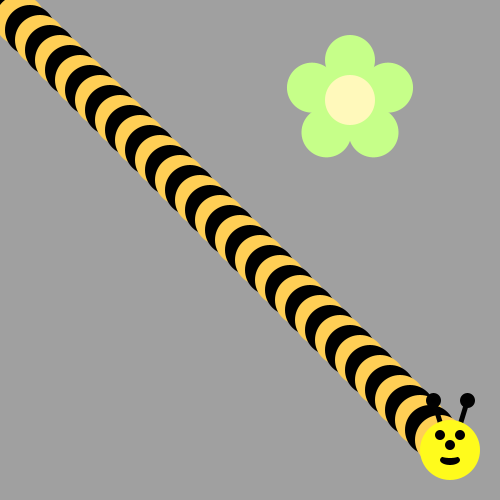
Frame 1 (no input)
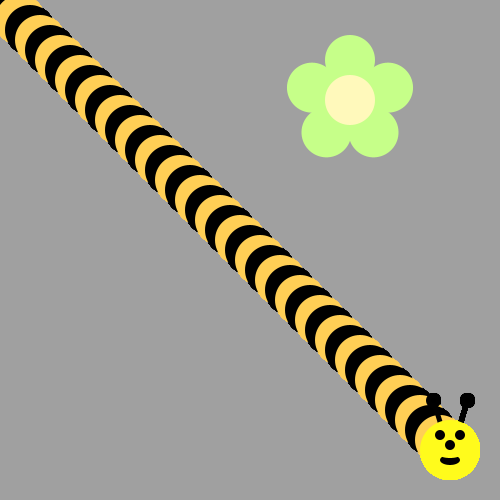
Frame 60 (the mouse pressed at the canvas centre just before this capture)
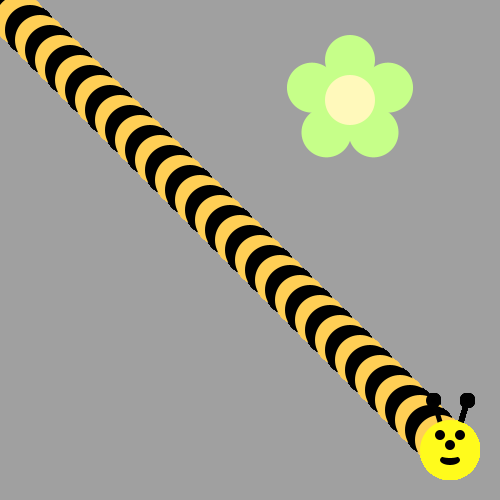
Frame 120 (the mouse held since frame 60 and released just before this capture)

The Processing sketch that drew these frames (run headless with seeded random() and noise(); from frame 60 on, the mouse is pressed at the canvas centre):

// Processing sketch: bumble_bee
// ── bumble_bee.pde

void setup() {
     ellipseMode(CENTER);
     size(500, 500);
     background(160, 160, 160);
     drawFlower(350, 100);
}

void draw() {
  
// First run the program and you should see a flower.  
 for(int i = 1; i < 46; i++){
 if (i % 2 ==0){
fill(#FFCF55);
 }else{
 fill(#000000);
 }
 ellipse(i*10,i*10,50,50);
 
 
 } 
  drawBeeFace(450,450);
/* Then, use a loop to make a body for the Bee! 
(see the image on the recipe, it's a diagonal line of circles)
Use remainder to make the colors alternate between yellow and black
*




/*
Now put his head on using drawBeeFace(x,y)
*/

}

/**************   Use these methods but  DON'T CHANGE THE CODE BELOW  **************/

void drawFlower(int x, int y) {
     noStroke();
     translate(x, y);
     // draw 5 petals, rotating after each one
     fill(#c6ff89);      // green
      for (int i = 0; i < 5; i++) {
           ellipse(0, -40, 50, 50);
          rotate(radians(72));
     }
     fill(#fff9bb); // light yellow
     ellipse(0, 0, 50, 50);
} 
void drawBeeFace(int BeeFaceX, int BeeFaceY) {
     noStroke();
     fill(0, 0, 0);
     stroke(1);
     strokeWeight(5);
     line(BeeFaceX-10, BeeFaceY-27, BeeFaceX-17, BeeFaceY-50);
     line(BeeFaceX+10, BeeFaceY-27, BeeFaceX+17, BeeFaceY-50);
     ellipse(BeeFaceX-17, BeeFaceY-50, 10, 10);
     ellipse(BeeFaceX+17, BeeFaceY-50, 10, 10);
     noStroke();
     fill(255, 251, 28);
     ellipse(BeeFaceX, BeeFaceY, 60, 60); // face
     fill(255, 237, 209);
     fill(0,0,0);
      ellipse(BeeFaceX-10, BeeFaceY-15, 10, 10); // eyes
     ellipse(BeeFaceX+10, BeeFaceY-15, 10, 10);
      ellipse(BeeFaceX, BeeFaceY-5, 10, 10); // nose
      ellipse(BeeFaceX, BeeFaceY+10, 20, 10);// mouth
     fill(255, 251, 28);
     ellipse(BeeFaceX, BeeFaceY+5, 20, 6);
}
